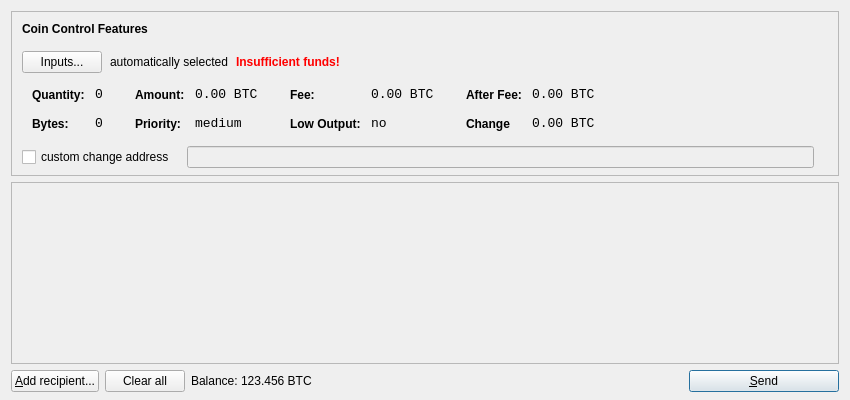
<?xml version="1.0" encoding="UTF-8"?>
<ui version="4.0">
 <class>SendCoinsDialog</class>
 <widget class="QDialog" name="SendCoinsDialog">
  <property name="geometry">
   <rect>
    <x>0</x>
    <y>0</y>
    <width>850</width>
    <height>400</height>
   </rect>
  </property>
  <property name="windowTitle">
   <string>Send Shares</string>
  </property>
  <layout class="QVBoxLayout" name="verticalLayout" stretch="0,1,0">
   <property name="bottomMargin">
    <number>8</number>
   </property>
   <item>
    <widget class="QFrame" name="frameCoinControl">
     <property name="sizePolicy">
      <sizepolicy hsizetype="Expanding" vsizetype="Expanding">
       <horstretch>0</horstretch>
       <verstretch>0</verstretch>
      </sizepolicy>
     </property>
     <property name="maximumSize">
      <size>
       <width>16777215</width>
       <height>16777215</height>
      </size>
     </property>
     <property name="frameShape">
      <enum>QFrame::StyledPanel</enum>
     </property>
     <property name="frameShadow">
      <enum>QFrame::Sunken</enum>
     </property>
     <layout class="QVBoxLayout" name="verticalLayoutCoinControl2">
      <property name="spacing">
       <number>-1</number>
      </property>
      <property name="leftMargin">
       <number>0</number>
      </property>
      <property name="topMargin">
       <number>0</number>
      </property>
      <property name="rightMargin">
       <number>0</number>
      </property>
      <property name="bottomMargin">
       <number>6</number>
      </property>
      <item>
       <layout class="QVBoxLayout" name="verticalLayoutCoinControl" stretch="0,0,0,0,1">
        <property name="spacing">
         <number>0</number>
        </property>
        <property name="leftMargin">
         <number>10</number>
        </property>
        <property name="topMargin">
         <number>10</number>
        </property>
        <item>
         <layout class="QHBoxLayout" name="horizontalLayoutCoinControl1">
          <property name="bottomMargin">
           <number>15</number>
          </property>
          <item>
           <widget class="QLabel" name="labelCoinControlFeatures">
            <property name="sizePolicy">
             <sizepolicy hsizetype="Preferred" vsizetype="Maximum">
              <horstretch>0</horstretch>
              <verstretch>0</verstretch>
             </sizepolicy>
            </property>
            <property name="font">
             <font>
              <weight>75</weight>
              <bold>true</bold>
             </font>
            </property>
            <property name="styleSheet">
             <string notr="true">font-weight:bold;</string>
            </property>
            <property name="text">
             <string>Coin Control Features</string>
            </property>
           </widget>
          </item>
         </layout>
        </item>
        <item>
         <layout class="QHBoxLayout" name="horizontalLayoutCoinControl2" stretch="0,0,0,0">
          <property name="spacing">
           <number>8</number>
          </property>
          <property name="bottomMargin">
           <number>10</number>
          </property>
          <item>
           <widget class="QPushButton" name="pushButtonCoinControl">
            <property name="styleSheet">
             <string notr="true"/>
            </property>
            <property name="text">
             <string>Inputs...</string>
            </property>
           </widget>
          </item>
          <item>
           <widget class="QLabel" name="labelCoinControlAutomaticallySelected">
            <property name="text">
             <string>automatically selected</string>
            </property>
            <property name="margin">
             <number>5</number>
            </property>
           </widget>
          </item>
          <item>
           <widget class="QLabel" name="labelCoinControlInsuffFunds">
            <property name="font">
             <font>
              <weight>75</weight>
              <bold>true</bold>
             </font>
            </property>
            <property name="styleSheet">
             <string notr="true">color:red;font-weight:bold;</string>
            </property>
            <property name="text">
             <string>Insufficient funds!</string>
            </property>
            <property name="margin">
             <number>5</number>
            </property>
           </widget>
          </item>
          <item>
           <spacer name="horizontalSpacerCoinControl">
            <property name="orientation">
             <enum>Qt::Horizontal</enum>
            </property>
            <property name="sizeHint" stdset="0">
             <size>
              <width>40</width>
              <height>1</height>
             </size>
            </property>
           </spacer>
          </item>
         </layout>
        </item>
        <item>
         <widget class="QWidget" name="widgetCoinControl" native="true">
          <property name="sizePolicy">
           <sizepolicy hsizetype="Preferred" vsizetype="Preferred">
            <horstretch>0</horstretch>
            <verstretch>0</verstretch>
           </sizepolicy>
          </property>
          <property name="minimumSize">
           <size>
            <width>0</width>
            <height>0</height>
           </size>
          </property>
          <property name="styleSheet">
           <string notr="true"/>
          </property>
          <layout class="QHBoxLayout" name="horizontalLayoutCoinControl5">
           <property name="margin">
            <number>0</number>
           </property>
           <item>
            <layout class="QHBoxLayout" name="horizontalLayoutCoinControl3" stretch="0,0,0,1">
             <property name="spacing">
              <number>20</number>
             </property>
             <property name="topMargin">
              <number>0</number>
             </property>
             <property name="bottomMargin">
              <number>10</number>
             </property>
             <item>
              <layout class="QFormLayout" name="formLayoutCoinControl1">
               <property name="horizontalSpacing">
                <number>10</number>
               </property>
               <property name="verticalSpacing">
                <number>14</number>
               </property>
               <property name="leftMargin">
                <number>10</number>
               </property>
               <property name="topMargin">
                <number>4</number>
               </property>
               <property name="rightMargin">
                <number>6</number>
               </property>
               <item row="0" column="0">
                <widget class="QLabel" name="labelCoinControlQuantityText">
                 <property name="styleSheet">
                  <string notr="true">font-weight:bold;</string>
                 </property>
                 <property name="text">
                  <string>Quantity:</string>
                 </property>
                 <property name="margin">
                  <number>0</number>
                 </property>
                </widget>
               </item>
               <item row="0" column="1">
                <widget class="QLabel" name="labelCoinControlQuantity">
                 <property name="font">
                  <font>
                   <family>Monospace</family>
                   <pointsize>10</pointsize>
                  </font>
                 </property>
                 <property name="cursor">
                  <cursorShape>IBeamCursor</cursorShape>
                 </property>
                 <property name="contextMenuPolicy">
                  <enum>Qt::ActionsContextMenu</enum>
                 </property>
                 <property name="text">
                  <string>0</string>
                 </property>
                 <property name="margin">
                  <number>0</number>
                 </property>
                 <property name="textInteractionFlags">
                  <set>Qt::LinksAccessibleByMouse|Qt::TextSelectableByKeyboard|Qt::TextSelectableByMouse</set>
                 </property>
                </widget>
               </item>
               <item row="1" column="0">
                <widget class="QLabel" name="labelCoinControlBytesText">
                 <property name="styleSheet">
                  <string notr="true">font-weight:bold;</string>
                 </property>
                 <property name="text">
                  <string>Bytes:</string>
                 </property>
                </widget>
               </item>
               <item row="1" column="1">
                <widget class="QLabel" name="labelCoinControlBytes">
                 <property name="font">
                  <font>
                   <family>Monospace</family>
                   <pointsize>10</pointsize>
                  </font>
                 </property>
                 <property name="cursor">
                  <cursorShape>IBeamCursor</cursorShape>
                 </property>
                 <property name="contextMenuPolicy">
                  <enum>Qt::ActionsContextMenu</enum>
                 </property>
                 <property name="text">
                  <string>0</string>
                 </property>
                 <property name="textInteractionFlags">
                  <set>Qt::LinksAccessibleByMouse|Qt::TextSelectableByKeyboard|Qt::TextSelectableByMouse</set>
                 </property>
                </widget>
               </item>
              </layout>
             </item>
             <item>
              <layout class="QFormLayout" name="formLayoutCoinControl2">
               <property name="horizontalSpacing">
                <number>10</number>
               </property>
               <property name="verticalSpacing">
                <number>14</number>
               </property>
               <property name="leftMargin">
                <number>6</number>
               </property>
               <property name="topMargin">
                <number>4</number>
               </property>
               <property name="rightMargin">
                <number>6</number>
               </property>
               <item row="0" column="0">
                <widget class="QLabel" name="labelCoinControlAmountText">
                 <property name="styleSheet">
                  <string notr="true">font-weight:bold;</string>
                 </property>
                 <property name="text">
                  <string>Amount:</string>
                 </property>
                 <property name="margin">
                  <number>0</number>
                 </property>
                </widget>
               </item>
               <item row="0" column="1">
                <widget class="QLabel" name="labelCoinControlAmount">
                 <property name="font">
                  <font>
                   <family>Monospace</family>
                   <pointsize>10</pointsize>
                  </font>
                 </property>
                 <property name="cursor">
                  <cursorShape>IBeamCursor</cursorShape>
                 </property>
                 <property name="contextMenuPolicy">
                  <enum>Qt::ActionsContextMenu</enum>
                 </property>
                 <property name="text">
                  <string>0.00 BTC</string>
                 </property>
                 <property name="textInteractionFlags">
                  <set>Qt::LinksAccessibleByMouse|Qt::TextSelectableByKeyboard|Qt::TextSelectableByMouse</set>
                 </property>
                </widget>
               </item>
               <item row="1" column="0">
                <widget class="QLabel" name="labelCoinControlPriorityText">
                 <property name="styleSheet">
                  <string notr="true">font-weight:bold;</string>
                 </property>
                 <property name="text">
                  <string>Priority:</string>
                 </property>
                </widget>
               </item>
               <item row="1" column="1">
                <widget class="QLabel" name="labelCoinControlPriority">
                 <property name="font">
                  <font>
                   <family>Monospace</family>
                   <pointsize>10</pointsize>
                  </font>
                 </property>
                 <property name="cursor">
                  <cursorShape>IBeamCursor</cursorShape>
                 </property>
                 <property name="contextMenuPolicy">
                  <enum>Qt::ActionsContextMenu</enum>
                 </property>
                 <property name="text">
                  <string>medium</string>
                 </property>
                 <property name="textInteractionFlags">
                  <set>Qt::LinksAccessibleByMouse|Qt::TextSelectableByKeyboard|Qt::TextSelectableByMouse</set>
                 </property>
                </widget>
               </item>
              </layout>
             </item>
             <item>
              <layout class="QFormLayout" name="formLayoutCoinControl3">
               <property name="horizontalSpacing">
                <number>10</number>
               </property>
               <property name="verticalSpacing">
                <number>14</number>
               </property>
               <property name="leftMargin">
                <number>6</number>
               </property>
               <property name="topMargin">
                <number>4</number>
               </property>
               <property name="rightMargin">
                <number>6</number>
               </property>
               <item row="0" column="0">
                <widget class="QLabel" name="labelCoinControlFeeText">
                 <property name="styleSheet">
                  <string notr="true">font-weight:bold;</string>
                 </property>
                 <property name="text">
                  <string>Fee:</string>
                 </property>
                 <property name="margin">
                  <number>0</number>
                 </property>
                </widget>
               </item>
               <item row="0" column="1">
                <widget class="QLabel" name="labelCoinControlFee">
                 <property name="font">
                  <font>
                   <family>Monospace</family>
                   <pointsize>10</pointsize>
                  </font>
                 </property>
                 <property name="cursor">
                  <cursorShape>IBeamCursor</cursorShape>
                 </property>
                 <property name="contextMenuPolicy">
                  <enum>Qt::ActionsContextMenu</enum>
                 </property>
                 <property name="text">
                  <string>0.00 BTC</string>
                 </property>
                 <property name="textInteractionFlags">
                  <set>Qt::LinksAccessibleByMouse|Qt::TextSelectableByKeyboard|Qt::TextSelectableByMouse</set>
                 </property>
                </widget>
               </item>
               <item row="1" column="0">
                <widget class="QLabel" name="labelCoinControlLowOutputText">
                 <property name="styleSheet">
                  <string notr="true">font-weight:bold;</string>
                 </property>
                 <property name="text">
                  <string>Low Output:</string>
                 </property>
                </widget>
               </item>
               <item row="1" column="1">
                <widget class="QLabel" name="labelCoinControlLowOutput">
                 <property name="font">
                  <font>
                   <family>Monospace</family>
                   <pointsize>10</pointsize>
                  </font>
                 </property>
                 <property name="cursor">
                  <cursorShape>IBeamCursor</cursorShape>
                 </property>
                 <property name="contextMenuPolicy">
                  <enum>Qt::ActionsContextMenu</enum>
                 </property>
                 <property name="text">
                  <string>no</string>
                 </property>
                 <property name="textInteractionFlags">
                  <set>Qt::LinksAccessibleByMouse|Qt::TextSelectableByKeyboard|Qt::TextSelectableByMouse</set>
                 </property>
                </widget>
               </item>
              </layout>
             </item>
             <item>
              <layout class="QFormLayout" name="formLayoutCoinControl4">
               <property name="horizontalSpacing">
                <number>10</number>
               </property>
               <property name="verticalSpacing">
                <number>14</number>
               </property>
               <property name="leftMargin">
                <number>6</number>
               </property>
               <property name="topMargin">
                <number>4</number>
               </property>
               <property name="rightMargin">
                <number>6</number>
               </property>
               <item row="0" column="0">
                <widget class="QLabel" name="labelCoinControlAfterFeeText">
                 <property name="styleSheet">
                  <string notr="true">font-weight:bold;</string>
                 </property>
                 <property name="text">
                  <string>After Fee:</string>
                 </property>
                 <property name="margin">
                  <number>0</number>
                 </property>
                </widget>
               </item>
               <item row="0" column="1">
                <widget class="QLabel" name="labelCoinControlAfterFee">
                 <property name="font">
                  <font>
                   <family>Monospace</family>
                   <pointsize>10</pointsize>
                  </font>
                 </property>
                 <property name="cursor">
                  <cursorShape>IBeamCursor</cursorShape>
                 </property>
                 <property name="contextMenuPolicy">
                  <enum>Qt::ActionsContextMenu</enum>
                 </property>
                 <property name="text">
                  <string>0.00 BTC</string>
                 </property>
                 <property name="textInteractionFlags">
                  <set>Qt::LinksAccessibleByMouse|Qt::TextSelectableByKeyboard|Qt::TextSelectableByMouse</set>
                 </property>
                </widget>
               </item>
               <item row="1" column="0">
                <widget class="QLabel" name="labelCoinControlChangeText">
                 <property name="styleSheet">
                  <string notr="true">font-weight:bold;</string>
                 </property>
                 <property name="text">
                  <string>Change</string>
                 </property>
                </widget>
               </item>
               <item row="1" column="1">
                <widget class="QLabel" name="labelCoinControlChange">
                 <property name="font">
                  <font>
                   <family>Monospace</family>
                   <pointsize>10</pointsize>
                  </font>
                 </property>
                 <property name="cursor">
                  <cursorShape>IBeamCursor</cursorShape>
                 </property>
                 <property name="contextMenuPolicy">
                  <enum>Qt::ActionsContextMenu</enum>
                 </property>
                 <property name="text">
                  <string>0.00 BTC</string>
                 </property>
                 <property name="textInteractionFlags">
                  <set>Qt::LinksAccessibleByMouse|Qt::TextSelectableByKeyboard|Qt::TextSelectableByMouse</set>
                 </property>
                </widget>
               </item>
              </layout>
             </item>
            </layout>
           </item>
          </layout>
         </widget>
        </item>
        <item>
         <layout class="QHBoxLayout" name="horizontalLayoutCoinControl4" stretch="0,0,0">
          <property name="spacing">
           <number>12</number>
          </property>
          <property name="sizeConstraint">
           <enum>QLayout::SetDefaultConstraint</enum>
          </property>
          <property name="topMargin">
           <number>5</number>
          </property>
          <property name="rightMargin">
           <number>5</number>
          </property>
          <item>
           <widget class="QCheckBox" name="checkBoxCoinControlChange">
            <property name="text">
             <string>custom change address</string>
            </property>
           </widget>
          </item>
          <item>
           <widget class="QLineEdit" name="lineEditCoinControlChange">
            <property name="enabled">
             <bool>false</bool>
            </property>
            <property name="sizePolicy">
             <sizepolicy hsizetype="Expanding" vsizetype="Fixed">
              <horstretch>0</horstretch>
              <verstretch>0</verstretch>
             </sizepolicy>
            </property>
           </widget>
          </item>
          <item>
           <widget class="QLabel" name="labelCoinControlChangeLabel">
            <property name="sizePolicy">
             <sizepolicy hsizetype="Preferred" vsizetype="Expanding">
              <horstretch>0</horstretch>
              <verstretch>0</verstretch>
             </sizepolicy>
            </property>
            <property name="minimumSize">
             <size>
              <width>0</width>
              <height>0</height>
             </size>
            </property>
            <property name="text">
             <string/>
            </property>
            <property name="margin">
             <number>3</number>
            </property>
           </widget>
          </item>
         </layout>
        </item>
        <item>
         <spacer name="verticalSpacerCoinControl">
          <property name="orientation">
           <enum>Qt::Vertical</enum>
          </property>
          <property name="sizeHint" stdset="0">
           <size>
            <width>800</width>
            <height>1</height>
           </size>
          </property>
         </spacer>
        </item>
       </layout>
      </item>
     </layout>
    </widget>
   </item> 
   <item>
    <widget class="QScrollArea" name="scrollArea">
     <property name="widgetResizable">
      <bool>true</bool>
     </property>
     <widget class="QWidget" name="scrollAreaWidgetContents">
      <property name="geometry">
       <rect>
        <x>0</x>
        <y>0</y>
        <width>830</width>
        <height>165</height>
       </rect>
      </property>
      <layout class="QVBoxLayout" name="verticalLayout_2">
       <property name="leftMargin">
        <number>0</number>
       </property>
       <property name="topMargin">
        <number>0</number>
       </property>
       <property name="rightMargin">
        <number>0</number>
       </property>
       <property name="bottomMargin">
        <number>0</number>
       </property>
       <item>
        <layout class="QVBoxLayout" name="entries">
         <property name="spacing">
          <number>6</number>
         </property>
        </layout>
       </item>
       <item>
        <spacer name="verticalSpacer">
         <property name="orientation">
          <enum>Qt::Vertical</enum>
         </property>
         <property name="sizeHint" stdset="0">
          <size>
           <width>20</width>
           <height>40</height>
          </size>
         </property>
        </spacer>
       </item>
      </layout>
     </widget>
    </widget>
   </item>
   <item>
    <layout class="QHBoxLayout" name="horizontalLayout">
     <item>
      <widget class="QPushButton" name="addButton">
       <property name="toolTip">
        <string>Send to multiple recipients at once</string>
       </property>
       <property name="text">
        <string>&amp;Add recipient...</string>
       </property>
      </widget>
     </item>
     <item>
      <widget class="QPushButton" name="clearButton">
       <property name="sizePolicy">
        <sizepolicy hsizetype="Minimum" vsizetype="Fixed">
         <horstretch>0</horstretch>
         <verstretch>0</verstretch>
        </sizepolicy>
       </property>
       <property name="toolTip">
        <string>Remove all transaction fields</string>
       </property>
       <property name="text">
        <string>Clear all</string>
       </property>
       <property name="autoRepeatDelay">
        <number>300</number>
       </property>
      </widget>
     </item>
     <item>
      <layout class="QHBoxLayout" name="horizontalLayout_2">
       <property name="spacing">
        <number>3</number>
       </property>
       <item>
        <widget class="QLabel" name="label">
         <property name="text">
          <string>Balance:</string>
         </property>
        </widget>
       </item>
       <item>
        <widget class="QLabel" name="labelBalance">
         <property name="text">
          <string>123.456 BTC</string>
         </property>
         <property name="textInteractionFlags">
          <set>Qt::LinksAccessibleByMouse|Qt::TextSelectableByKeyboard|Qt::TextSelectableByMouse</set>
         </property>
        </widget>
       </item>
      </layout>
     </item>
     <item>
      <spacer name="horizontalSpacer">
       <property name="orientation">
        <enum>Qt::Horizontal</enum>
       </property>
       <property name="sizeHint" stdset="0">
        <size>
         <width>40</width>
         <height>20</height>
        </size>
       </property>
      </spacer>
     </item>
     <item>
      <widget class="QPushButton" name="sendButton">
       <property name="minimumSize">
        <size>
         <width>150</width>
         <height>0</height>
        </size>
       </property>
       <property name="toolTip">
        <string>Confirm the send action</string>
       </property>
       <property name="text">
        <string>&amp;Send</string>
       </property>
       <property name="default">
        <bool>true</bool>
       </property>
      </widget>
     </item>
    </layout>
   </item>
  </layout>
 </widget>
 <resources/>
 <connections/>
</ui>
